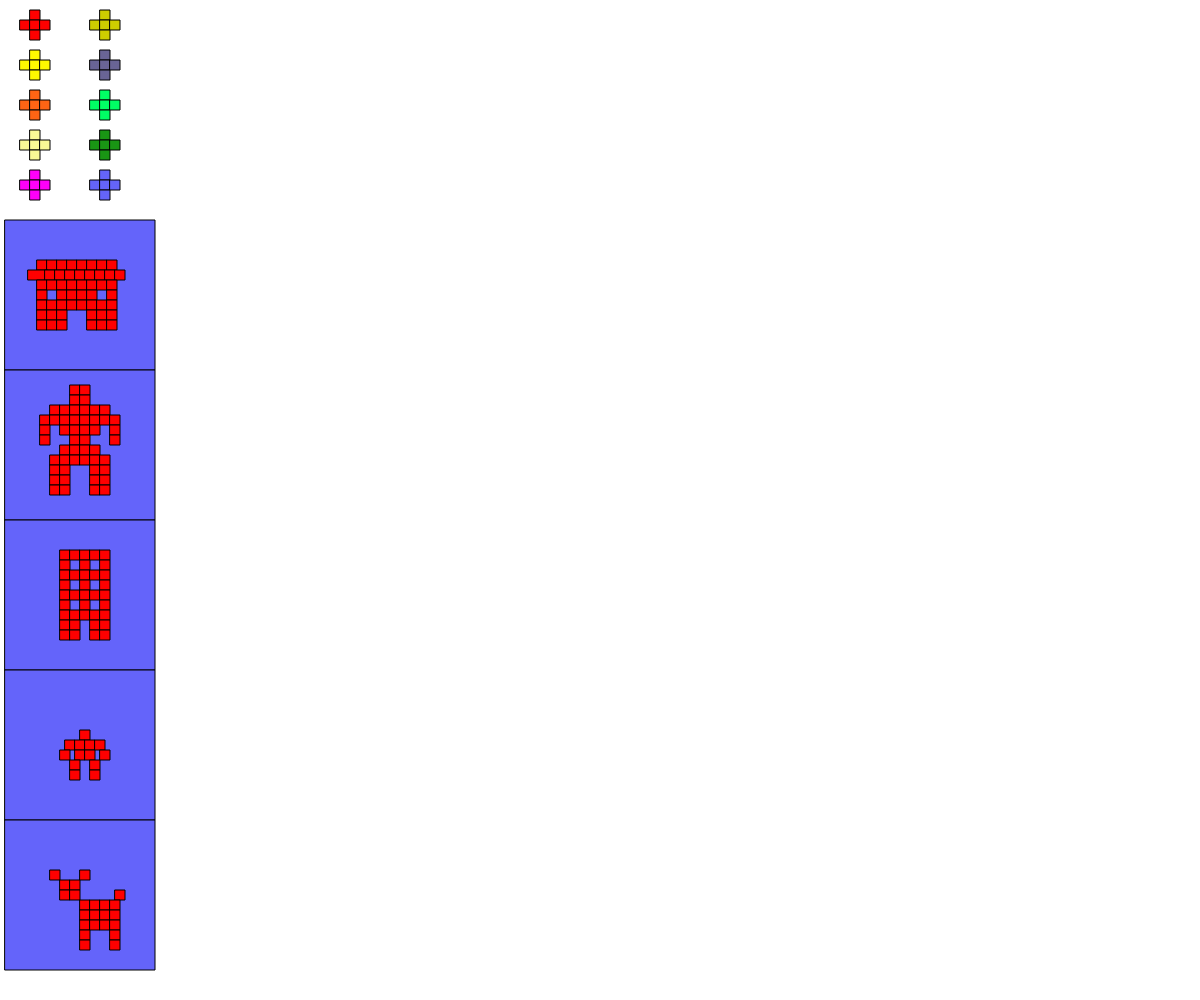
Frame 1 (no input)
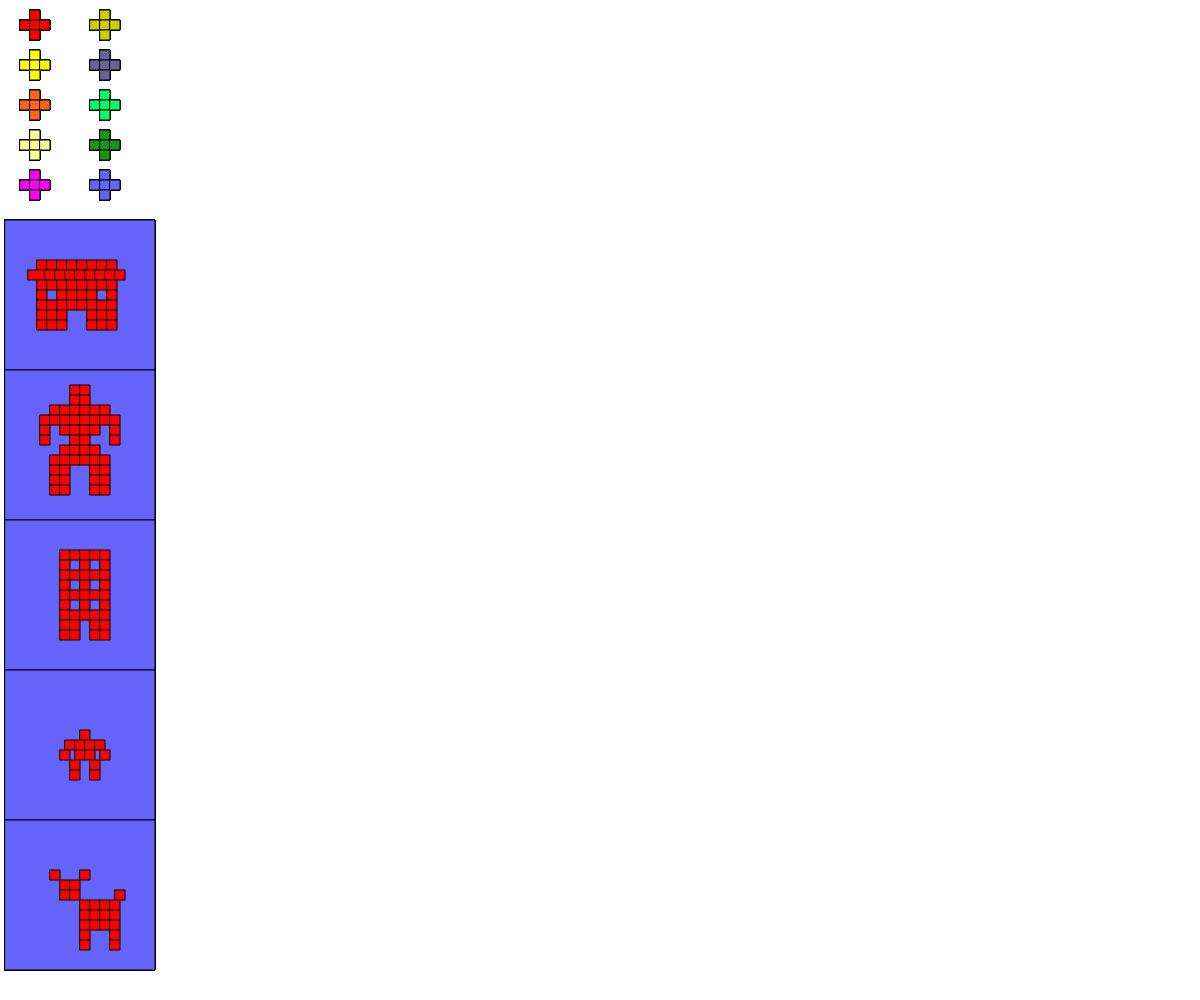
Frame 60 (no input)
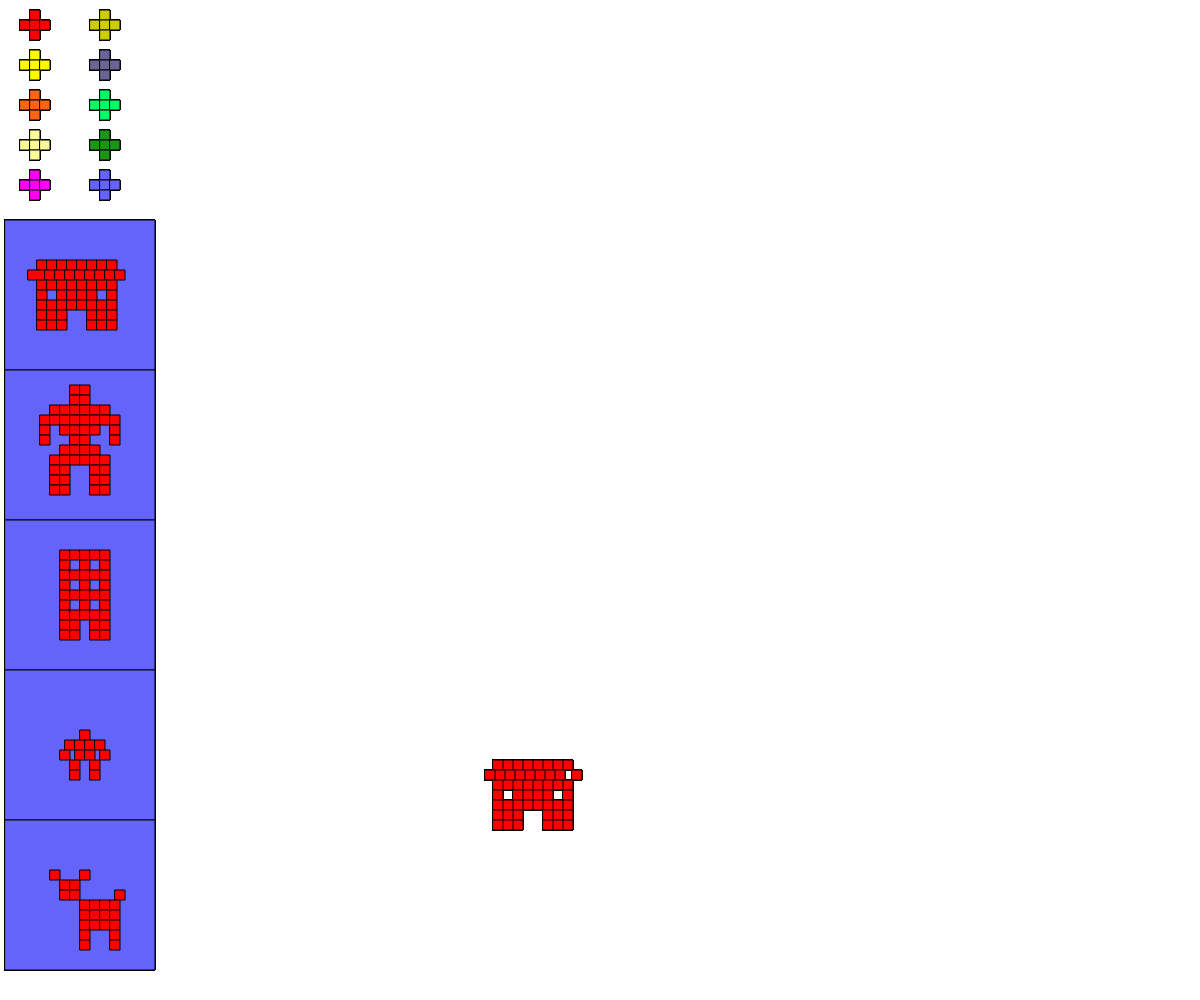
Frame 120 (the mouse pressed at the canvas centre since frame 60)

The p5.js sketch that drew these frames (run headless with seeded random() and noise() and a simulated clock; from frame 60 on, the mouse is pressed at the canvas centre):

// p5.js sketch
// ── sketch.js
var herramienta = 0;
var colorSelect = 0;
var T=10
var m=10
var c=10
var C=10
var h=30
var H=35
var E=550
var e=(50)
var N=(730)
var n=(60)
var p=(50)
var P=(870)


var B11X=30;
var B11Y=10;
var B12X=20;
var B12Y=20;
var B13X=30;
var B13Y=20;
var B14X=40;
var B14Y=20;
var B15X=30;
var B15Y=30;



//BOTÓN 2
var B21X=30;
var B21Y=50;
var B22X=20;
var B22Y=60;
var B23X=30;
var B23Y=60;
var B24X=40;
var B24Y=60;
var B25X=30;
var B25Y=70;


//BOTÓN 3

var B31X=30;
var B31Y=90;
var B32X=20;
var B32Y=100;
var B33X=30;
var B33Y=100;
var B34X=40;
var B34Y=100;
var B35X=30;
var B35Y=110;
//BOTÓN 4

var B41X=30;
var B41Y=130;
var B42X=20;
var B42Y=140;
var B43X=30;
var B43Y=140;
var B44X=40;
var B44Y=140;
var B45X=30;
var B45Y=150;

//BOTÓN 5

var B51X=30;
var B51Y=170;
var B52X=20;
var B52Y=180;
var B53X=30;
var B53Y=180;
var B54X=40;
var B54Y=180;
var B55X=30;
var B55Y=190;

//BOTÓN 6

var B61X=100;
var B61Y=10;
var B62X=90;
var B62Y=20;
var B63X=100;
var B63Y=20;
var B64X=110;
var B64Y=20;
var B65X=100;
var B65Y=30;

//BOTÓN 7

var B71X=100;
var B71Y=50;
var B72X=90;
var B72Y=60;
var B73X=100;
var B73Y=60;
var B74X=110;
var B74Y=60;
var B75X=100;
var B75Y=70;

//BOTÓN 8

var B81X=100;
var B81Y=90;
var B82X=90;
var B82Y=100;
var B83X=100;
var B83Y=100;
var B84X=110;
var B84Y=100;
var B85X=100;
var B85Y=110;

//BOTÓN 9
var B91X=100;
var B91Y=130;
var B92X=90;
var B92Y=140;
var B93X=100;
var B93Y=140;
var B94X=110;
var B94Y=140;
var B95X=100;
var B95Y=150;
//BOTÓN 10

var B101X=100;
var B101Y=170;
var B102X=90;
var B102Y=180;
var B103X=100;
var B103Y=180;
var B104X=110;
var B104Y=180;
var B105X=100;
var B105Y=190;

//BOTONES PARA LAS FIGURAS

b1x=(5)
b1y=(220)
t=150
b2x=(5)
b2y=(370)
b3x=(5)
b3y=(520)
b4x=(5)
b4y=(670)
b5x=(5)
b5y=(820)



var m=10; // tamaño de cada cuadro
//primera linea de la casa

var cy1= C+250;
var cy2= C+260;
var cy3= C+270;
var cy4= C+280;
var cy5= C+290;
var cy6= C+300;
var cy7= C+310;

var cx1= c+27;
var cx2= c+37;
var cx3 = c+47;
var cx4= c+57;
var cx5= c+67;
var cx6= c+77;
var cx7= c+87;
var cx8= c+97;

var cx11=c+18;
var cx12= c+35;
var cx13= c+45;
var cx14= c+55;
var cx15= c+65;
var cx16= c+75;
var cx17= c+85;
var cx18= c+95;
var cx19= c+105;

var cx21= c+27;
var cx22= c+37;
var cx23 = c+47;
var cx24= c+57;
var cx25= c+67;
var cx26= c+77;
var cx27= c+87;
var cx28= c+97;

var cx31= c+27;
var cx32= c+47;
var cx33 = c+57;
var cx34= c+67;
var cx35= c+77;
var cx36= c+97;

var cx41= c+27;
var cx42= c+37;
var cx43 = c+47;
var cx44= c+57;
var cx45= c+67;
var cx46= c+77;
var cx47= c+87;
var cx48= c+97;

var cx51= c+27;
var cx52= c+37;
var cx53 = c+47;
var cx54= c+77;
var cx55= c+87;
var cx56= c+97;

var cx61= c+27;
var cx62= c+37;
var cx63 = c+47;
var cx64= c+77;
var cx65= c+87;
var cx66= c+97;




//hombre

var hy1=(350+H);
var hx11=(40+h);
var hx12=(50+h);


var hy2=(360+H);
var hx21=(40+h);
var hx22=(50+h);


var hy3=(370+H);
var hx31=(20+h);
var hx32=(30+h);
var hx33=(40+h);
var hx34=(50+h);
var hx35=(60+h);
var hx36=(70+h);

var hy4=(380+H);
var hx41=(10+h);
var hx42=(20+h);
var hx43=(30+h);
var hx44=(40+h);
var hx45=(50+h);
var hx46=(60+h);
var hx47=(70+h);
var hx48=(80+h);



var hy5=(390+H);
var hx51=(10+h);
var hx52=(30+h);
var hx53=(40+h);
var hx54=(50+h);
var hx55=(60+h);
var hx56=(80+h);



var hy6=(400+H);
var hx61=(10+h);
var hx62=(40+h);
var hx63=(50+h);
var hx64=(80+h);


var hy7=(410+H);
var hx71=(30+h);
var hx72=(40+h);
var hx73=(50+h);
var hx74=(60+h);


var hy8=(420+H);
var hx81=(20+h);
var hx82=(30+h);
var hx83=(40+h);
var hx84=(50+h);
var hx85=(60+h);
var hx86=(70+h);


var hy9=(430+H);
var hx91=(20+h);
var hx92=(30+h);
var hx93=(60+h);
var hx94=(70+h);

var hy10=(440+H);
var hx101=(20+h);
var hx102=(30+h);
var hx103=(60+h);
var hx104=(70+h);

var hy11=(450+H);
var hx111=(20+h);
var hx112=(30+h);
var hx113=(60+h);
var hx114=(70+h);



//edificio

var ey1=(0+E);
var ex11=(10+e);
var ex12=(20+e);
var ex13=(30+e);
var ex14=(40+e);
var ex15=(50+e);

var ey2=(10+E);
var ex21=(10+e);
var ex22=(30+e);
var ex23=(50+e);

var ey3=(20+E);
var ex31=(10+e);
var ex32=(20+e);
var ex33=(30+e);
var ex34=(40+e);
var ex35=(50+e);


var ey4=(30+E);
var ex41=(10+e);
var ex42=(30+e);
var ex43=(50+e);

var ey5=(40+E);
var ex51=(10+e);
var ex52=(20+e);
var ex53=(30+e);
var ex54=(40+e);
var ex55=(50+e);

var ey6=(50+E);
var ex61=(10+e);
var ex62=(30+e);
var ex63=(50+e);

var ey7=(60+E);
var ex71=(10+e);
var ex72=(20+e);
var ex73=(30+e);
var ex74=(40+e);
var ex75=(50+e);

var ey8=(70+E);
var ex81=(10+e);
var ex82=(20+e);
var ex83=(40+e);
var ex84=(50+e);


var ey9=(80+E);
var ex91=(10+e);
var ex92=(20+e);
var ex93=(40+e);
var ex94=(50+e);




//NIÑO

var ny1=(0+N);
var nx11=(20+n);

var ny2=(10+N);
var nx21=(5+n);
var nx22=(15+n);
var nx23=(25+n);
var nx24=(35+n);

var ny3=(20+N);
var nx31=(0+n);
var nx32=(15+n);
var nx33=(25+n);
var nx34=(40+n);


var ny4=(30+N);
var nx41=(10+n);
var nx42=(30+n);

var ny5=(40+N);
var nx51=(10+n);
var nx52=(30+n);


//PERRO

var py1=(0+P);
var px11=(0+p);
var px12=(30+p);

var py2=(10+P);
var px21=(10+p);
var px22=(20+p);

var py3=(20+P);
var px31=(10+p);
var px32=(20+p);
var px33=(65+p);

var py4=(30+P);
var px41=(30+p);
var px42=(40+p);
var px43=(50+p);
var px44=(60+p);

var py5=(40+P);
var px51=(30+p);
var px52=(40+p);
var px53=(50+p);
var px54=(60+p);

var py6=(50+P);
var px61=(30+p);
var px62=(40+p);
var px63=(50+p);
var px64=(60+p);

var py7=(60+P);
var px71=(30+p);
var px72=(60+p);

var py8=(70+P);
var px81=(30+p);
var px82=(60+p);

function setup() {
	
	createCanvas(windowWidth, windowHeight);
	background(255, 255, 255);

}

function draw() {
  
  //BOTON 1
fill(255,0,0)
rect(B11X,B11Y,T,T);
rect(B12X,B12Y,T,T);
rect(B13X,B13Y,T,T);
rect(B14X,B14Y,T,T);
rect(B15X,B15Y,T,T);

//BOTON 2
  
fill(255,250,0)
rect(B21X,B21Y,T,T);
rect(B22X,B22Y,T,T);
rect(B23X,B23Y,T,T);
rect(B24X,B24Y,T,T);
rect(B25X,B25Y,T,T);

  
//BOTON 3
  
fill(255,100,20)
rect(B31X,B31Y,T,T);
rect(B32X,B32Y,T,T);
rect(B33X,B33Y,T,T);
rect(B34X,B34Y,T,T);
rect(B35X,B35Y,T,T);
  
  //BOTON 4
  
fill(250,250,150)
rect(B41X,B41Y,T,T);
rect(B42X,B42Y,T,T);
rect(B43X,B43Y,T,T);
rect(B44X,B44Y,T,T);
rect(B45X,B45Y,T,T);
  
  //BOTON 5
  
  
fill(255,0,250)
rect(B51X,B51Y,T,T);
rect(B52X,B52Y,T,T);
rect(B53X,B53Y,T,T);
rect(B54X,B54Y,T,T);
rect(B55X,B55Y,T,T);
  
    //BOTON 6
  
fill(205,205,0)
rect(B61X,B61Y,T,T);
rect(B62X,B62Y,T,T);
rect(B63X,B63Y,T,T);
rect(B64X,B64Y,T,T);
rect(B65X,B65Y,T,T);
  
   //BOTON 7
  
fill(105,100,150)
rect(B71X,B71Y,T,T);
rect(B72X,B72Y,T,T);
rect(B73X,B73Y,T,T);
rect(B74X,B74Y,T,T);
rect(B75X,B75Y,T,T);
  
  //BOTON 8
  
fill(0,255,100)
rect(B81X,B81Y,T,T);
rect(B82X,B82Y,T,T);
rect(B83X,B83Y,T,T);
rect(B84X,B84Y,T,T);
rect(B85X,B85Y,T,T);

  //BOTON 9
  
fill(25,150,20)
rect(B91X,B91Y,T,T);
rect(B92X,B92Y,T,T);
rect(B93X,B93Y,T,T);
rect(B94X,B94Y,T,T);
rect(B95X,B95Y,T,T);
  
  //BOTON 10
  
fill(100,100,250)
rect(B101X,B101Y,T,T);
rect(B102X,B102Y,T,T);
rect(B103X,B103Y,T,T);
rect(B104X,B104Y,T,T);
rect(B105X,B105Y,T,T);
  
  
  //BOTONES DE LAS FIGURAS
  rect(b1x,b1y,t,t)
  rect(b2x,b2y,t,t)
  rect(b3x,b3y,t,t)
  rect(b4x,b4y,t,t)
  rect(b5x,b5y,t,t)
 

  
  
  fill(255,0,0)
  //casa
  //LINEA 1
  rect(cx1,cy1,m,m)
  rect(cx2,cy1,m,m)
  rect(cx3,cy1,m,m)
  rect(cx4,cy1,m,m)
  rect(cx5,cy1,m,m)
  rect(cx6,cy1,m,m)
  rect(cx7,cy1,m,m)
  rect(cx8,cy1,m,m)
  //LINEA 2
  rect(cx11,cy2,20,m)
  rect(cx12,cy2,m,m)
  rect(cx13,cy2,m,m)
  rect(cx14,cy2,m,m)
  rect(cx15,cy2,m,m)
  rect(cx16,cy2,m,m)
  rect(cx17,cy2,m,m)
  rect(cx18,cy2,m,m)
  rect(cx19,cy2,10,m)
  //LINEA 3
    rect(cx21,cy3,m,m)
  rect(cx22,cy3,m,m)
  rect(cx23,cy3,m,m)
  rect(cx24,cy3,m,m)
  rect(cx25,cy3,m,m)
  rect(cx26,cy3,m,m)
  rect(cx27,cy3,m,m)
  rect(cx28,cy3,m,m)
  
   //LINEA 4
    rect(cx31,cy4,m,m)
  rect(cx32,cy4,m,m)
  rect(cx33,cy4,m,m)
  rect(cx34,cy4,m,m)
  rect(cx35,cy4,m,m)
  rect(cx36,cy4,m,m)

  //LINEA 5
rect(cx41,cy5,m,m)
  rect(cx42,cy5,m,m)
  rect(cx43,cy5,m,m)
  rect(cx44,cy5,m,m)
  rect(cx45,cy5,m,m)
  rect(cx46,cy5,m,m)
  rect(cx47,cy5,m,m)
  rect(cx48,cy5,m,m)

    //LINEA 5
rect(cx51,cy6,m,m)
  rect(cx52,cy6,m,m)
 rect(cx53,cy6,m,m)
 rect(cx54,cy6,m,m)
  rect(cx55,cy6,m,m)
  rect(cx56,cy6,m,m)
 
    //LINEA 6
rect(cx61,cy7,m,m)
  rect(cx62,cy7,m,m)
 rect(cx63,cy7,m,m)
 rect(cx64,cy7,m,m)
  rect(cx65,cy7,m,m)
  rect(cx66,cy7,m,m)
  
  
  //HOMBRE
  rect(hx11,hy1,m,m);
    rect(hx12,hy1,m,m);
    rect(hx21,hy2,m,m);
   rect(hx22,hy2,m,m);
   rect(hx31,hy3,m,m);
   rect(hx32,hy3,m,m);
   rect(hx33,hy3,m,m);
   rect(hx34,hy3,m,m);
   rect(hx35,hy3,m,m);
   rect(hx36,hy3,m,m);
 rect(hx41,hy4,m,m);
   rect(hx42,hy4,m,m);
   rect(hx43,hy4,m,m);
   rect(hx44,hy4,m,m);
   rect(hx45,hy4,m,m);
 rect(hx46,hy4,m,m);
 rect(hx47,hy4,m,m);
   rect(hx48,hy4,m,m);
   rect(hx51,hy5,m,m);
   rect(hx52,hy5,m,m);
   rect(hx53,hy5,m,m);
   rect(hx54,hy5,m,m);
   rect(hx55,hy5,m,m);
   rect(hx56,hy5,m,m);
   rect(hx61,hy6,m,m);
  rect(hx62,hy6,m,m);
  rect(hx63,hy6,m,m);
  rect(hx64,hy6,m,m);
rect(hx71,hy7,m,m);
  rect(hx72,hy7,m,m);
  rect(hx73,hy7,m,m);
  rect(hx74,hy7,m,m);
  rect(hx81,hy8,m,m);
   rect(hx82,hy8,m,m);
   rect(hx83,hy8,m,m);
   rect(hx84,hy8,m,m);
   rect(hx85,hy8,m,m);
   rect(hx86,hy8,m,m);
   rect(hx91,hy9,m,m);
     rect(hx92,hy9,m,m);
     rect(hx93,hy9,m,m);
     rect(hx94,hy9,m,m);
     rect(hx101,hy10,m,m);
     rect(hx102,hy10,m,m);
     rect(hx103,hy10,m,m);
   rect(hx104,hy10,m,m);
   rect(hx111,hy11,m,m);
   rect(hx112,hy11,m,m);
    rect(hx113,hy11,m,m);
    rect(hx114,hy11,m,m);

  
  //edificio
  rect(ex11,ey1,m,m);
   rect(ex12,ey1,m,m);
   rect(ex13,ey1,m,m);
   rect(ex14,ey1,m,m);
   rect(ex15,ey1,m,m);
   rect(ex21,ey2,m,m);
   rect(ex22,ey2,m,m);
   rect(ex23,ey2,m,m);
 rect(ex31,ey3,m,m);
   rect(ex32,ey3,m,m);
   rect(ex33,ey3,m,m);
 rect(ex34,ey3,m,m);
   rect(ex35,ey3,m,m);
   rect(ex41,ey4,m,m);
  rect(ex42,ey4,m,m);
  rect(ex43,ey4,m,m);
  rect(ex51,ey5,m,m);
    rect(ex52,ey5,m,m);
    rect(ex53,ey5,m,m);
    rect(ex54,ey5,m,m);
    rect(ex55,ey5,m,m);
    rect(ex61,ey6,m,m);
  rect(ex62,ey6,m,m);
  rect(ex63,ey6,m,m);
  rect(ex71,ey7,m,m);
   rect(ex72,ey7,m,m);
   rect(ex73,ey7,m,m);
   rect(ex74,ey7,m,m);
   rect(ex75,ey7,m,m);
   rect(ex81,ey8,m,m);
  rect(ex82,ey8,m,m);
  rect(ex83,ey8,m,m);
  rect(ex84,ey8,m,m);
  rect(ex91,ey9,m,m);
    rect(ex92,ey9,m,m);
    rect(ex93,ey9,m,m);
    rect(ex94,ey9,m,m);
  
  
  //NIÑO
  rect(nx11,ny1,m,m)
  rect(nx21,ny2,m,m)
    rect(nx22,ny2,m,m)
    rect(nx23,ny2,m,m)
    rect(nx24,ny2,m,m)
    rect(nx31,ny3,m,m)
      rect(nx32,ny3,m,m)
      rect(nx33,ny3,m,m)
      rect(nx34,ny3,m,m)
      rect(nx41,ny4,m,m)
  rect(nx42,ny4,m,m)
  rect(nx51,ny5,m,m)
    rect(nx52,ny5,m,m)
  
  //PERRO
  rect(px11,py1,m,m)
  rect(px12,py1,m,m)
  rect(px21,py2,m,m)
    rect(px22,py2,m,m)
  rect(px31,py3,m,m)
    rect(px32,py3,m,m)
  rect(px33,py3,m,m)
  rect(px41,py4,m,m)
  rect(px42,py4,m,m)
  rect(px43,py4,m,m)
  rect(px44,py4,m,m)
   rect(px51,py5,m,m)
  rect(px52,py5,m,m)
  rect(px53,py5,m,m)
  rect(px54,py5,m,m)
     rect(px61,py6,m,m)
   rect(px62,py6,m,m)
   rect(px63,py6,m,m)
   rect(px64,py6,m,m)
   rect(px71,py7,m,m)
  rect(px72,py7,m,m)
  rect(px81,py8,m,m)
  rect(px82,py8,m,m)
  
  if (mouseIsPressed) {
		// Definimos el área sensible de los botones y para que sirven.
		// En este caso tenemos dos botones que sirven para cambiar entre
		// dos herramientas.
		if (mouseX > b1x && mouseX < b1x + t &&
			mouseY > b1y && mouseY < b1y + t) {
			herramienta = 0;
		}
		if (mouseX > b2x && mouseX < b2x + t &&
			mouseY > b2y && mouseY < b2y + t ) {
			herramienta = 1;
		}
    
    	if (mouseX > b3x && mouseX < b3x + t &&
			mouseY > b3y && mouseY < b3y + t ) {
			herramienta = 2;
		}
    	if (mouseX > b4x && mouseX < b4x + t &&
			mouseY > b4y && mouseY < b4y + t ) {
			herramienta = 3;
		}
    	if (mouseX > b5x && mouseX < b5x + t &&
			mouseY > b5y && mouseY < b5y + t ) {
			herramienta = 4;
		}
  }
	

  
		// Y dos botones que sirven para cambiar entre dos colores.
		if (mouseX > (B11X,B12X,B13X,B14X,B15X) && mouseX < (B11X,B12X,B13X,B14X,B15X) +T &&
			mouseY > (B11Y,B12Y,B13Y,B14Y,B15Y) && mouseY < (B11Y,B12Y,B13Y,B14Y,B15Y) + T) {
			colorSelect = 0;
		}
		if (mouseX > (B21X,B22X,B23X,B24X,B25X) && mouseX < (B21X,B22X,B23X,B24X,B25X) + T &&
			mouseY > (B21Y,B22Y,B23Y,B24Y,B25Y) && mouseY < (B21Y,B22Y,B23Y,B24Y,B25Y) + T) {
			colorSelect = 1;
		}
if (mouseX > (B31X,B32X,B33X,B34X,B35X) && mouseX < (B31X,B32X,B33X,B34X,B35X)+T &&
			mouseY > (B31Y,B32Y,B33Y,B34Y,B35Y) && mouseY < (B31Y,B32Y,B33Y,B34Y,B35Y)+T) {
			colorSelect = 2;
		}
    if (mouseX > (B41X,B42X,B43X,B44X,B45X) && mouseX < (B41X,B42X,B43X,B44X,B45X)+T &&
			mouseY > (B41Y,B42Y,B43Y,B44Y,B45Y) && mouseY < (B41Y,B42Y,B43Y,B44Y,B45Y)+T) {
			colorSelect = 3;
		}
    if (mouseX > (B51X,B52X,B53X,B54X,B55X) && mouseX < (B51X,B52X,B53X,B54X,B55X)+T &&
			mouseY > (B51Y,B52Y,B53Y,B54Y,B55Y) && mouseY < (B51Y,B52Y,B53Y,B54Y,B55Y)+T) {
			colorSelect = 4;
		}
    
    if (mouseX > (B61X,B62X,B63X,B64X,B65X) && mouseX < (B61X,B62X,B63X,B64X,B65X)+T &&
			mouseY > (B61Y,B62Y,B63Y,B64Y,B65Y) && mouseY < (B61Y,B62Y,B63Y,B64Y,B65Y)+T) {
			colorSelect = 5;
		}
    
    if (mouseX > (B71X,B72X,B73X,B74X,B75X) && mouseX < (B71X,B72X,B73X,B74X,B75X)+T &&
			mouseY > (B71Y,B72Y,B73Y,B74Y,B75Y) && mouseY < (B71Y,B72Y,B73Y,B74Y,B75Y)+T) {
			colorSelect = 6;
		}
    
    if (mouseX > (B81X,B82X,B83X,B84X,B85X) && mouseX < (B81X,B82X,B83X,B84X,B85X)+T &&
			mouseY > (B81Y,B82Y,B83Y,B84Y,B85Y) && mouseY < (B81Y,B82Y,B83Y,B84Y,B85Y)+T) {
			colorSelect = 7;
		}
    
    if (mouseX > (B91X,B92X,B93X,B94X,B95X) && mouseX < (B91X,B92X,B93X,B94X,B95X)+T &&
			mouseY > (B91Y,B92Y,B93Y,B94Y,B95Y) && mouseY < (B91Y,B92Y,B93Y,B94Y,B95Y)+T) {
			colorSelect = 8;
		}
    
    if (mouseX > (B101X,B102X,B103X,B104X,B105X) && mouseX < (B101X,B102X,B103X,B104X,B105X)+T &&
			mouseY > (B101Y,B102Y,B103Y,B104Y,B105Y) && mouseY < (B101Y,B102Y,B103Y,B104Y,B105Y)+T) {
			colorSelect = 9;	}
  
    

   
		// Una vez seleccionado el color, lo usamos para cambiar el
		// color de relleno de la figura que pintamos después.

		if (colorSelect == 0) {
			fill(255,0,0);
		}
		if (colorSelect == 1) {
			fill(255,250,0);
		}
  if (colorSelect == 2) {
			fill(255,100,20);
		}
  if (colorSelect == 3) {
			fill(250,250,150);
		}
  if (colorSelect == 4) {
			fill(255,0,250);
		}
  if (colorSelect == 5) {
			fill (205,205,0);
		}
  if (colorSelect == 6) {
			fill (105,100,150);
		}
  if (colorSelect == 7) {
			fill(0,255,100);
		}
  if (colorSelect == 8) {
			fill(25,150,20);
		}
  if (colorSelect == 9) {
			fill(100,100,250);
		}
		// Y una vez seleccionada la herramienta la usamos para pintar
		// en la pantalla.
		if (herramienta == 0) {
			 //casa
  //LINEA 1
  rect(mouseX-cx1,mouseY+cy1,m,m)
  rect(mouseX-cx2,mouseY+cy1,m,m)
  rect(mouseX-cx3,mouseY+cy1,m,m)
  rect(mouseX-cx4,mouseY+cy1,m,m)
  rect(mouseX-cx5,mouseY+cy1,m,m)
  rect(mouseX-cx6,mouseY+cy1,m,m)
  rect(mouseX-cx7,mouseY+cy1,m,m)
  rect(mouseX-cx8,mouseY+cy1,m,m)
  //LINEA 2
  rect(mouseX-cx11,mouseY+cy2,10,m)
  rect(mouseX-cx12,mouseY+cy2,m,m)
  rect(mouseX-cx13,mouseY+cy2,m,m)
  rect(mouseX-cx14,mouseY+cy2,m,m)
  rect(mouseX-cx15,mouseY+cy2,m,m)
  rect(mouseX-cx16,mouseY+cy2,m,m)
  rect(mouseX-cx17,mouseY+cy2,m,m)
  rect(mouseX-cx18,mouseY+cy2,m,m)
 rect(mouseX-cx19,mouseY+cy2,10,m)
  //LINEA 3
    rect(mouseX-cx21,mouseY+cy3,m,m)
  rect(mouseX-cx22,mouseY+cy3,m,m)
  rect(mouseX-cx23,mouseY+cy3,m,m)
  rect(mouseX-cx24,mouseY+cy3,m,m)
  rect(mouseX-cx25,mouseY+cy3,m,m)
  rect(mouseX-cx26,mouseY+cy3,m,m)
  rect(mouseX-cx27,mouseY+cy3,m,m)
  rect(mouseX-cx28,mouseY+cy3,m,m)
  
   //LINEA 4
    rect(mouseX-cx31,mouseY+cy4,m,m)
  rect(mouseX-cx32,mouseY+cy4,m,m)
  rect(mouseX-cx33,mouseY+cy4,m,m)
  rect(mouseX-cx34,mouseY+cy4,m,m)
  rect(mouseX-cx35,mouseY+cy4,m,m)
  rect(mouseX-cx36,mouseY+cy4,m,m)

  //LINEA 5
rect(mouseX-cx41,mouseY+cy5,m,m)
  rect(mouseX-cx42,mouseY+cy5,m,m)
  rect(mouseX-cx43,mouseY+cy5,m,m)
  rect(mouseX-cx44,mouseY+cy5,m,m)
  rect(mouseX-cx45,mouseY+cy5,m,m)
  rect(mouseX-cx46,mouseY+cy5,m,m)
  rect(mouseX-cx47,mouseY+cy5,m,m)
  rect(mouseX-cx48,mouseY+cy5,m,m)

    //LINEA 5
rect(mouseX-cx51,mouseY+cy6,m,m)
  rect(mouseX-cx52,mouseY+cy6,m,m)
 rect(mouseX-cx53,mouseY+cy6,m,m)
 rect(mouseX-cx54,mouseY+cy6,m,m)
  rect(mouseX-cx55,mouseY+cy6,m,m)
  rect(mouseX-cx56,mouseY+cy6,m,m)
 
    //LINEA 6
rect(mouseX-cx61,mouseY+cy7,m,m)
  rect(mouseX-cx62,mouseY+cy7,m,m)
 rect(mouseX-cx63,mouseY+cy7,m,m)
 rect(mouseX-cx64,mouseY+cy7,m,m)
  rect(mouseX-cx65,mouseY+cy7,m,m)
 rect(mouseX-cx66,mouseY+cy7,m,m)
		}
		if (herramienta == 1) {
			rect(mouseX-hx11,mouseY+hy1,m,m);
    rect(mouseX-hx12,mouseY+hy1,m,m);
    rect(mouseX-hx21,mouseY+hy2,m,m);
   rect(mouseX-hx22,mouseY+hy2,m,m);
   rect(mouseX-hx31,mouseY+hy3,m,m);
   rect(mouseX-hx32,mouseY+hy3,m,m);
   rect(mouseX-hx33,mouseY+hy3,m,m);
   rect(mouseX-hx34,mouseY+hy3,m,m);
   rect(mouseX-hx35,mouseY+hy3,m,m);
   rect(mouseX-hx36,mouseY+hy3,m,m);
 rect(mouseX-hx41,mouseY+hy4,m,m);
   rect(mouseX-hx42,mouseY+hy4,m,m);
   rect(mouseX-hx43,mouseY+hy4,m,m);
   rect(mouseX-hx44,mouseY+hy4,m,m);
   rect(mouseX-hx45,mouseY+hy4,m,m);
 rect(mouseX-hx46,mouseY+hy4,m,m);
 rect(mouseX-hx47,mouseY+hy4,m,m);
   rect(mouseX-hx48,mouseY+hy4,m,m);
   rect(mouseX-hx51,mouseY+hy5,m,m);
   rect(mouseX-hx52,mouseY+hy5,m,m);
   rect(mouseX-hx53,mouseY+hy5,m,m);
   rect(mouseX-hx54,mouseY+hy5,m,m);
   rect(mouseX-hx55,mouseY+hy5,m,m);
   rect(mouseX-hx56,mouseY+hy5,m,m);
   rect(mouseX-hx61,mouseY+hy6,m,m);
  rect(mouseX-hx62,mouseY+hy6,m,m);
  rect(mouseX-hx63,mouseY+hy6,m,m);
  rect(mouseX-hx64,mouseY+hy6,m,m);
rect(mouseX-hx71,mouseY+hy7,m,m);
  rect(mouseX-hx72,mouseY+hy7,m,m);
  rect(mouseX-hx73,mouseY+hy7,m,m);
  rect(mouseX-hx74,mouseY+hy7,m,m);
  rect(mouseX-hx81,mouseY+hy8,m,m);
   rect(mouseX-hx82,mouseY+hy8,m,m);
   rect(mouseX-hx83,mouseY+hy8,m,m);
   rect(mouseX-hx84,mouseY+hy8,m,m);
   rect(mouseX-hx85,mouseY+hy8,m,m);
   rect(mouseX-hx86,mouseY+hy8,m,m);
   rect(mouseX-hx91,mouseY+hy9,m,m);
     rect(mouseX-hx92,mouseY+hy9,m,m);
     rect(mouseX-hx93,mouseY+hy9,m,m);
     rect(mouseX-hx94,mouseY+hy9,m,m);
     rect(mouseX-hx101,mouseY+hy10,m,m);
     rect(mouseX-hx102,mouseY+hy10,m,m);
     rect(mouseX-hx103,mouseY+hy10,m,m);
   rect(mouseX-hx104,mouseY+hy10,m,m);
   rect(mouseX-hx111,mouseY+hy11,m,m);
   rect(mouseX-hx112,mouseY+hy11,m,m);
    rect(mouseX-hx113,mouseY+hy11,m,m);
    rect(mouseX-hx114,mouseY+hy11,m,m);
		}
  
  if (herramienta == 2){
    //edificio
  rect(mouseX-ex11,mouseY+ey1,m,m);
   rect(mouseX-ex12,mouseY+ey1,m,m);
   rect(mouseX-ex13,mouseY+ey1,m,m);
   rect(mouseX-ex14,mouseY+ey1,m,m);
   rect(mouseX-ex15,mouseY+ey1,m,m);
    
   rect(mouseX-ex21,mouseY+ey2,m,m);
   rect(mouseX-ex22,mouseY+ey2,m,m);
   rect(mouseX-ex23,mouseY+ey2,m,m);
 rect(mouseX-ex31,mouseY+ey3,m,m);
   rect(mouseX-ex32,mouseY+ey3,m,m);
   rect(mouseX-ex33,mouseY+ey3,m,m);
 rect(mouseX-ex34,mouseY+ey3,m,m);
   rect(mouseX-ex35,mouseY+ey3,m,m);
   rect(mouseX-ex41,mouseY+ey4,m,m);
  rect(mouseX-ex42,mouseY+ey4,m,m);
  rect(mouseX-ex43,mouseY+ey4,m,m);
    rect(mouseX-mouseX-ex52,mouseY+ey5,m,m);
    rect(mouseX-ex53,mouseY+ey5,m,m);
    rect(mouseX-ex54,mouseY+ey5,m,m);
    rect(mouseX-mouseX-ex55,mouseY+ey5,m,m);
    rect(mouseX-ex61,mouseY+ey6,m,m);
  rect(mouseX-ex62,mouseY+ey6,m,m);
  rect(mouseX-ex63,mouseY+ey6,m,m);
  rect(mouseX-ex71,mouseY+ey7,m,m);
   rect(mouseX-ex72,mouseY+ey7,m,m);
   rect(mouseX-mouseX-ex73,mouseY+ey7,m,m);
   rect(mouseX-ex74,mouseY+ey7,m,m);
   rect(mouseX-ex75,mouseY+ey7,m,m);
   rect(mouseX-ex81,mouseY+ey8,m,m);
  rect(mouseX-ex82,mouseY+ey8,m,m);
  rect(mouseX-ex83,mouseY+ey8,m,m);
  rect(mouseX-ex84,mouseY+ey8,m,m);
  rect(mouseX-ex91,mouseY+ey9,m,m);
    rect(mouseX-ex92,mouseY+ey9,m,m);
    rect(mouseX-ex93,mouseY+ey9,m,m);
    rect(mouseX-ex94,mouseY+ey9,m,m);
  }
  
  if (herramienta == 3) {//NIÑO
  rect(mouseX-nx11,mouseY+ny1,m,m)
  rect(mouseX-nx21,mouseY+ny2,m,m)
    rect(mouseX-nx22,mouseY+ny2,m,m)
    rect(mouseX-nx23,mouseY+ny2,m,m)
    rect(mouseX-nx24,mouseY+ny2,m,m)
    rect(mouseX-nx31,mouseY+ny3,m,m)
      rect(mouseX-nx32,mouseY+ny3,m,m)
      rect(mouseX-nx33,mouseY+ny3,m,m)
      rect(mouseX-nx34,mouseY+ny3,m,m)
      rect(mouseX-nx41,mouseY+ny4,m,m)
  rect(mouseX-nx42,mouseY+ny4,m,m)
  rect(mouseX-nx51,mouseY+ny5,m,m)
    rect(mouseX-nx52,mouseY+ny5,m,m)}
  
  if (herramienta == 4)//PERRO
  { rect(mouseX-px11,mouseY+py1,m,m)
  rect(mouseX-px12,mouseY+py1,m,m)
  rect(mouseX-px21,mouseY+py2,m,m)
    rect(mouseX-px22,mouseY+py2,m,m)
  rect(mouseX-px31,mouseY+py3,m,m)
    rect(mouseX-px32,mouseY+py3,m,m)
  rect(mouseX-px33,mouseY+py3,m,m)
  rect(mouseX-px41,mouseY+py4,m,m)
  rect(mouseX-px42,mouseY+py4,m,m)
  rect(mouseX-px43,mouseY+py4,m,m)
  rect(mouseX-px44,mouseY+py4,m,m)
   rect(mouseX-px51,mouseY+py5,m,m)
  rect(mouseX-px52,mouseY+py5,m,m)
  rect(mouseX-px53,mouseY+py5,m,m)
  rect(mouseX-px54,mouseY+py5,m,m)
     rect(mouseX-px61,mouseY+py6,m,m)
   rect(mouseX-px62,mouseY+py6,m,m)
   rect(mouseX-px63,mouseY+py6,m,m)
   rect(mouseX-px64,mouseY+py6,m,m)
   rect(mouseX-px71,mouseY+py7,m,m)
  rect(mouseX-px72,mouseY+py7,m,m)
  rect(mouseX-px81,mouseY+py8,m,m)
  rect(mouseX-px82,mouseY+py8,m,m)
  }
}
